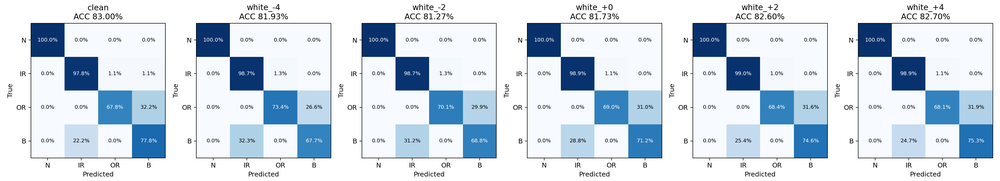
#> input picture experiments/CWRU/实验结果/CWRU/experiment_1/awgn_mixed/confusions_data_only_100.png, 1000 x 181 px, shrunk from 3780 x 684 before the run
$ python -i reporting.py   (imports and definitions only)
#> lines starting #> are read from the running program, lines starting #| are printed output that depends on the picture
"""仅从已保存指标和预测生成阶段报告，不训练、不推理、不决定候选是否采用。"""
from pathlib import Path
import json
import re

import numpy as np
import pandas as pd
import matplotlib
# [1 line not run here, left out]
import matplotlib.pyplot as plt

import sys

sys.path.insert(0, str(Path(__file__).resolve().parents[2] / 'CWRU_V0/shared'))
from experiment_paths import resolve_result_path


METRICS = ['acc', 'balanced_acc', 'f1_macro', 'recall_N', 'recall_IR', 'recall_OR', 'recall_B']
MODEL_KEYS = ['config_id', 'variant', 'domain', 'ratio', 'subset', 'protocol', 'seed',
              'source_load_hp', 'target_load_hp', 'condition']
PAIR_KEYS = ['domain', 'ratio', 'subset', 'protocol', 'seed',
             'source_load_hp', 'target_load_hp', 'condition']
META = ['aux_weight', 'physics_fit', 'aux_head', 'val_noise_count', 'epochs_limit',
        'control_config_id']
CONDITIONS = ['clean', 'white_-4', 'white_-2', 'white_+0', 'white_+2', 'white_+4']
LABELS = {'baseline_data': '数据单分支', 'data_aux_ce': '融合加辅助分类'}
PROJECT = Path(__file__).resolve().parents[5]


def _validate_metrics(frame):
    frame = pd.DataFrame(frame).copy()
    required = ['job_id', 'noise_seed'] + MODEL_KEYS + METRICS
    missing = set(required) - set(frame.columns)
    if missing:
        raise ValueError(f'指标缺少字段: {sorted(missing)}')
    if frame.empty:
        raise ValueError('不能为尚未评价的空指标表生成完成报告')
    if frame[required].isna().any().any():
        raise ValueError('指标主键或科学数值包含缺失值')
    if not set(frame.variant).issubset(LABELS):
        raise ValueError('后续报告只接受数据单分支与融合加辅助分类')
    values = frame[METRICS].to_numpy(dtype=float)
    if not np.isfinite(values).all() or ((values < -1e-12) | (values > 1 + 1e-12)).any():
        raise ValueError('准确率及召回率必须是[0,1]的有限值')
    raw_keys = ['job_id', 'source_load_hp', 'target_load_hp', 'condition', 'noise_seed']
    if frame.duplicated(raw_keys).any():
        raise ValueError('同一模型、目标和噪声实例存在重复指标，不能当作新增重复')
    if frame.groupby(MODEL_KEYS, dropna=False).job_id.nunique().gt(1).any():
        raise ValueError('同配置同种子出现多个模型，必须先核对模型登记')
    return frame


# [10 lines left out: function _metadata, not called in this run]


def summarize_metrics(frame):
    """噪声在模型内平均，种子在固定子集内统计，再对各子集等权汇总。"""
    frame = _validate_metrics(frame)
    grouped = frame.groupby(MODEL_KEYS, dropna=False)
    per_seed = grouped[METRICS].mean().reset_index()
    counts = grouped.agg(job_id=('job_id', 'first'), noise_instance_count=('noise_seed', 'nunique')).reset_index()
    per_seed = per_seed.merge(counts, on=MODEL_KEYS, validate='one_to_one')
    metadata = _metadata(frame, MODEL_KEYS)
    if metadata is not None:
        per_seed = per_seed.merge(metadata, on=MODEL_KEYS, validate='one_to_one')

    subset_keys = [k for k in MODEL_KEYS if k != 'seed']
    grouped = per_seed.groupby(subset_keys, dropna=False)
    within = grouped[METRICS].agg(['mean', 'std', 'count'])
    within.columns = ['_'.join(column) for column in within.columns]
    within = within.reset_index()
    counts = grouped.agg(seed_count=('seed', 'nunique'),
                         min_noise_instances=('noise_instance_count', 'min'),
                         max_noise_instances=('noise_instance_count', 'max')).reset_index()
    within = within.merge(counts, on=subset_keys, validate='one_to_one')
    within['insufficient_training_seeds'] = within.seed_count.lt(3)
    within['seed_sd_over_0_5pp'] = within.balanced_acc_std.gt(.005)
    metadata = _metadata(per_seed, subset_keys)
    if metadata is not None:
        within = within.merge(metadata, on=subset_keys, validate='one_to_one')

    overall_keys = [k for k in subset_keys if k != 'subset']
    grouped = within.groupby(overall_keys, dropna=False)
    aggregations = dict(subset_count=('subset', 'nunique'),
                        min_seed_count=('seed_count', 'min'), max_seed_count=('seed_count', 'max'),
                        min_noise_instances=('min_noise_instances', 'min'),
                        max_noise_instances=('max_noise_instances', 'max'))
    for metric in METRICS:
        aggregations[f'{metric}_mean'] = (f'{metric}_mean', 'mean')
        aggregations[f'{metric}_between_subset_sd'] = (f'{metric}_mean', 'std')
        aggregations[f'{metric}_mean_within_subset_seed_sd'] = (f'{metric}_std', 'mean')
        aggregations[f'{metric}_max_within_subset_seed_sd'] = (f'{metric}_std', 'max')
    overall = grouped.agg(**aggregations).reset_index()
    overall['subset_mean_sd'] = overall.balanced_acc_between_subset_sd
    overall['mean_within_subset_seed_sd'] = overall.balanced_acc_mean_within_subset_seed_sd
    overall['max_within_subset_seed_sd'] = overall.balanced_acc_max_within_subset_seed_sd
    overall['insufficient_training_seeds'] = overall.min_seed_count.lt(3)
    overall['seed_sd_over_0_5pp'] = overall.max_within_subset_seed_sd.gt(.005)
    metadata = _metadata(per_seed, overall_keys)
    if metadata is not None:
        overall = overall.merge(metadata, on=overall_keys, validate='one_to_one')
    return per_seed, within, overall


# [369 lines left out: functions _output_directory, _save_summaries, _display_table, _label, _figures, _lambda_figures and 5 more, not called in this run]

>>> import cv2
>>> picture = cv2.imread('../../../实验结果/CWRU/experiment_1/awgn_mixed/confusions_data_only_100.png', cv2.IMREAD_GRAYSCALE)
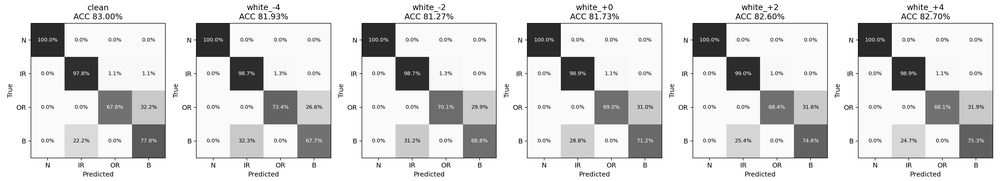
#> picture: shape (181, 1000); min 9, max 255, mean 216.1
>>> result = summarize_metrics(picture)
#> in _validate_metrics, `frame = pd.DataFrame(frame).copy()`: frame = table of 181 rows and 1000 columns
#> in _validate_metrics, `missing = set(required) - set(frame.columns)`: missing = 19 items
#> (the run stopped early here; a loop or call above may not have finished)
